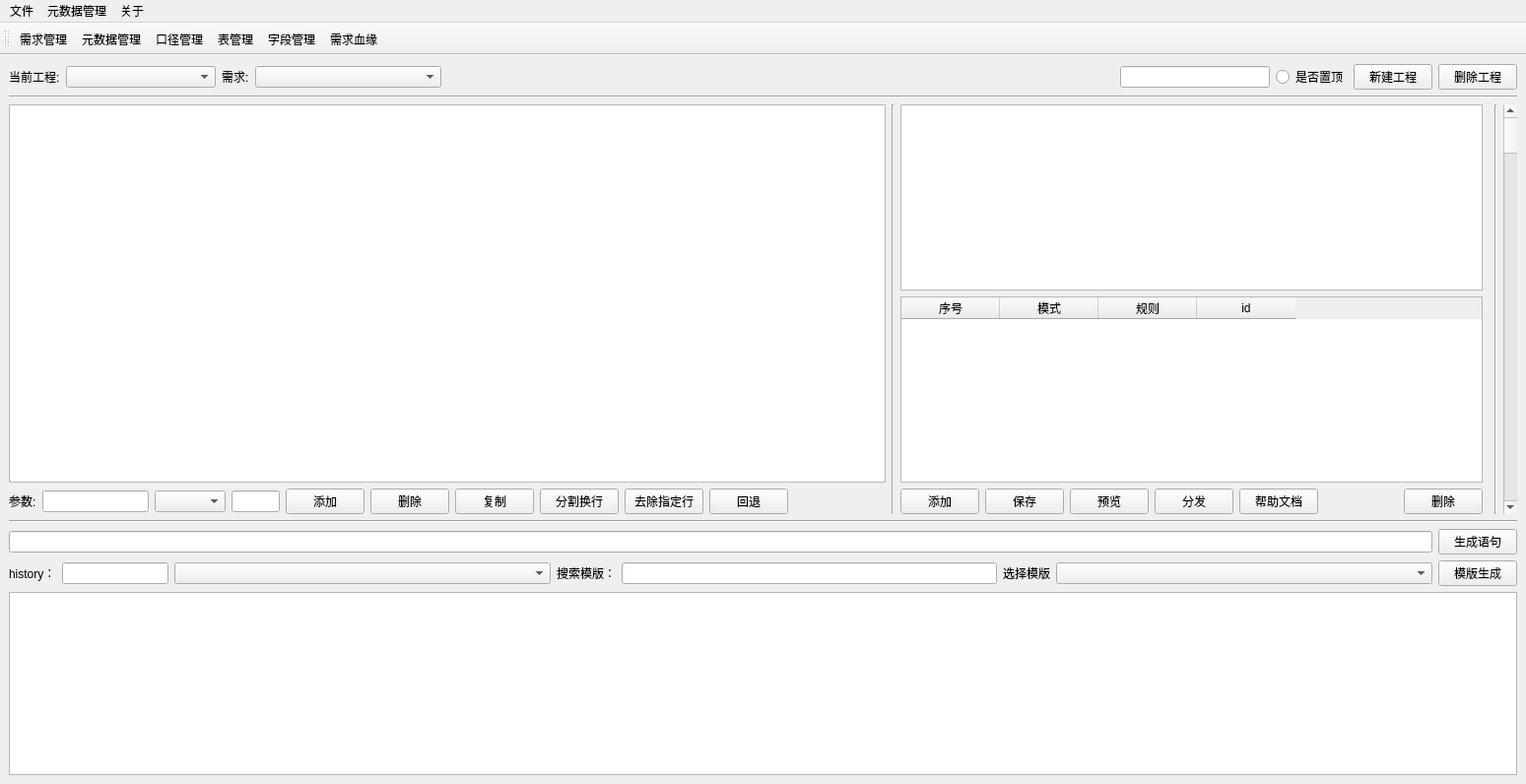
<?xml version="1.0" encoding="UTF-8"?>
<ui version="4.0">
 <class>MainWindow</class>
 <widget class="QMainWindow" name="MainWindow">
  <property name="geometry">
   <rect>
    <x>0</x>
    <y>0</y>
    <width>1549</width>
    <height>796</height>
   </rect>
  </property>
  <property name="sizePolicy">
   <sizepolicy hsizetype="Expanding" vsizetype="Expanding">
    <horstretch>0</horstretch>
    <verstretch>0</verstretch>
   </sizepolicy>
  </property>
  <property name="maximumSize">
   <size>
    <width>15777215</width>
    <height>15777215</height>
   </size>
  </property>
  <property name="windowTitle">
   <string>SQL助手</string>
  </property>
  <widget class="QWidget" name="centralwidget">
   <property name="sizePolicy">
    <sizepolicy hsizetype="Preferred" vsizetype="Preferred">
     <horstretch>0</horstretch>
     <verstretch>0</verstretch>
    </sizepolicy>
   </property>
   <property name="layoutDirection">
    <enum>Qt::LeftToRight</enum>
   </property>
   <layout class="QGridLayout" name="gridLayout">
    <item row="0" column="0">
     <layout class="QVBoxLayout" name="_2" stretch="0,0,0,0,0,0,0">
      <property name="sizeConstraint">
       <enum>QLayout::SetNoConstraint</enum>
      </property>
      <item>
       <layout class="QHBoxLayout" name="horizontalLayout_5" stretch="1,4,0,5,18,4,0,1,0">
        <item>
         <widget class="QLabel" name="label_3">
          <property name="text">
           <string>当前工程:</string>
          </property>
         </widget>
        </item>
        <item>
         <widget class="QComboBox" name="com_project_name"/>
        </item>
        <item>
         <widget class="QLabel" name="label_5">
          <property name="text">
           <string>需求:</string>
          </property>
         </widget>
        </item>
        <item>
         <widget class="QComboBox" name="com_xuqiu"/>
        </item>
        <item>
         <spacer name="horizontalSpacer_2">
          <property name="orientation">
           <enum>Qt::Horizontal</enum>
          </property>
          <property name="sizeHint" stdset="0">
           <size>
            <width>40</width>
            <height>20</height>
           </size>
          </property>
         </spacer>
        </item>
        <item>
         <widget class="QLineEdit" name="li_project_name"/>
        </item>
        <item>
         <widget class="QRadioButton" name="is_zd">
          <property name="text">
           <string>是否置顶</string>
          </property>
         </widget>
        </item>
        <item>
         <widget class="QPushButton" name="bt_add_project">
          <property name="text">
           <string>新建工程</string>
          </property>
         </widget>
        </item>
        <item>
         <widget class="QPushButton" name="bt_project_remove">
          <property name="text">
           <string>删除工程</string>
          </property>
         </widget>
        </item>
       </layout>
      </item>
      <item>
       <widget class="Line" name="line">
        <property name="orientation">
         <enum>Qt::Horizontal</enum>
        </property>
       </widget>
      </item>
      <item>
       <layout class="QHBoxLayout" name="horizontalLayout_7">
        <item>
         <layout class="QVBoxLayout" name="verticalLayout_5" stretch="0,0">
          <item>
           <widget class="QTextEdit" name="te_input"/>
          </item>
          <item>
           <layout class="QHBoxLayout" name="horizontalLayout_8" stretch="1,0,3,3,2,2,2,0,0,0,6">
            <item>
             <widget class="QLabel" name="label">
              <property name="text">
               <string>参数:</string>
              </property>
             </widget>
            </item>
            <item>
             <widget class="QLineEdit" name="search_line"/>
            </item>
            <item>
             <widget class="QComboBox" name="com_arg"/>
            </item>
            <item>
             <widget class="QLineEdit" name="li_arg"/>
            </item>
            <item>
             <widget class="QPushButton" name="bt_add_arg">
              <property name="text">
               <string>添加</string>
              </property>
             </widget>
            </item>
            <item>
             <widget class="QPushButton" name="bt_remove_arg">
              <property name="text">
               <string>删除</string>
              </property>
             </widget>
            </item>
            <item>
             <widget class="QPushButton" name="bt_copy">
              <property name="text">
               <string>复制</string>
              </property>
             </widget>
            </item>
            <item>
             <widget class="QPushButton" name="bt_split_line">
              <property name="text">
               <string>分割换行</string>
              </property>
             </widget>
            </item>
            <item>
             <widget class="QPushButton" name="bt_rm_line">
              <property name="text">
               <string>去除指定行</string>
              </property>
             </widget>
            </item>
            <item>
             <widget class="QPushButton" name="bt_back">
              <property name="text">
               <string>回退</string>
              </property>
             </widget>
            </item>
            <item>
             <spacer name="horizontalSpacer_3">
              <property name="orientation">
               <enum>Qt::Horizontal</enum>
              </property>
              <property name="sizeHint" stdset="0">
               <size>
                <width>40</width>
                <height>20</height>
               </size>
              </property>
             </spacer>
            </item>
           </layout>
          </item>
         </layout>
        </item>
        <item>
         <widget class="Line" name="line_3">
          <property name="orientation">
           <enum>Qt::Vertical</enum>
          </property>
         </widget>
        </item>
        <item>
         <layout class="QVBoxLayout" name="verticalLayout_2" stretch="5,5,1">
          <item>
           <widget class="QTextBrowser" name="te_view"/>
          </item>
          <item>
           <widget class="QTableWidget" name="ta_model_list">
            <column>
             <property name="text">
              <string>序号</string>
             </property>
            </column>
            <column>
             <property name="text">
              <string>模式</string>
             </property>
            </column>
            <column>
             <property name="text">
              <string>规则</string>
             </property>
            </column>
            <column>
             <property name="text">
              <string>id</string>
             </property>
            </column>
           </widget>
          </item>
          <item>
           <layout class="QHBoxLayout" name="horizontalLayout_4">
            <item>
             <widget class="QPushButton" name="bt_add_model">
              <property name="text">
               <string>添加</string>
              </property>
             </widget>
            </item>
            <item>
             <widget class="QPushButton" name="bt_save_model">
              <property name="text">
               <string>保存</string>
              </property>
             </widget>
            </item>
            <item>
             <widget class="QPushButton" name="bt_view">
              <property name="text">
               <string>预览</string>
              </property>
             </widget>
            </item>
            <item>
             <widget class="QPushButton" name="bt_fenfa">
              <property name="text">
               <string>分发</string>
              </property>
             </widget>
            </item>
            <item>
             <widget class="QPushButton" name="bt_help">
              <property name="text">
               <string>帮助文档</string>
              </property>
             </widget>
            </item>
            <item>
             <spacer name="horizontalSpacer">
              <property name="orientation">
               <enum>Qt::Horizontal</enum>
              </property>
              <property name="sizeHint" stdset="0">
               <size>
                <width>40</width>
                <height>20</height>
               </size>
              </property>
             </spacer>
            </item>
            <item>
             <widget class="QPushButton" name="bt_rm_model">
              <property name="text">
               <string>删除</string>
              </property>
             </widget>
            </item>
           </layout>
          </item>
         </layout>
        </item>
        <item>
         <widget class="Line" name="line_6">
          <property name="orientation">
           <enum>Qt::Horizontal</enum>
          </property>
         </widget>
        </item>
        <item>
         <widget class="Line" name="line_7">
          <property name="orientation">
           <enum>Qt::Vertical</enum>
          </property>
         </widget>
        </item>
        <item>
         <widget class="QScrollBar" name="verticalScrollBar">
          <property name="orientation">
           <enum>Qt::Vertical</enum>
          </property>
         </widget>
        </item>
       </layout>
      </item>
      <item>
       <widget class="Line" name="line_2">
        <property name="orientation">
         <enum>Qt::Horizontal</enum>
        </property>
       </widget>
      </item>
      <item>
       <layout class="QHBoxLayout" name="la_outputer">
        <item>
         <widget class="QLineEdit" name="li_complex"/>
        </item>
        <item>
         <widget class="QPushButton" name="bt_gener_sql">
          <property name="text">
           <string>生成语句</string>
          </property>
         </widget>
        </item>
       </layout>
      </item>
      <item>
       <layout class="QHBoxLayout" name="horizontalLayout" stretch="1,0,10,0,10,0,10,0">
        <property name="sizeConstraint">
         <enum>QLayout::SetFixedSize</enum>
        </property>
        <item>
         <widget class="QLabel" name="label_4">
          <property name="text">
           <string>history：</string>
          </property>
         </widget>
        </item>
        <item>
         <widget class="QLineEdit" name="search_history"/>
        </item>
        <item>
         <widget class="QComboBox" name="com_history"/>
        </item>
        <item>
         <widget class="QLabel" name="label_6">
          <property name="text">
           <string>搜索模版：</string>
          </property>
         </widget>
        </item>
        <item>
         <widget class="QLineEdit" name="search_moban"/>
        </item>
        <item>
         <widget class="QLabel" name="label_2">
          <property name="text">
           <string>选择模版</string>
          </property>
         </widget>
        </item>
        <item>
         <widget class="QComboBox" name="com_moban"/>
        </item>
        <item>
         <widget class="QPushButton" name="bt_moban">
          <property name="text">
           <string>模版生成</string>
          </property>
         </widget>
        </item>
       </layout>
      </item>
      <item>
       <widget class="QTextBrowser" name="te_printer"/>
      </item>
     </layout>
    </item>
   </layout>
  </widget>
  <widget class="QMenuBar" name="menubar">
   <property name="geometry">
    <rect>
     <x>0</x>
     <y>0</y>
     <width>1549</width>
     <height>26</height>
    </rect>
   </property>
   <widget class="QMenu" name="menu">
    <property name="title">
     <string>文件</string>
    </property>
    <addaction name="a_xqgl"/>
   </widget>
   <widget class="QMenu" name="menu_2">
    <property name="title">
     <string>关于</string>
    </property>
    <addaction name="a_gy"/>
   </widget>
   <widget class="QMenu" name="menu_3">
    <property name="title">
     <string>元数据管理</string>
    </property>
    <addaction name="a_kjgl"/>
    <addaction name="a_bgl"/>
    <addaction name="a_zdgl"/>
    <addaction name="a_rwxy"/>
   </widget>
   <addaction name="menu"/>
   <addaction name="menu_3"/>
   <addaction name="menu_2"/>
  </widget>
  <widget class="QToolBar" name="toolBar">
   <property name="windowTitle">
    <string>toolBar</string>
   </property>
   <attribute name="toolBarArea">
    <enum>TopToolBarArea</enum>
   </attribute>
   <attribute name="toolBarBreak">
    <bool>false</bool>
   </attribute>
   <addaction name="a_xqgl"/>
   <addaction name="a_ysjgl"/>
   <addaction name="a_kjgl"/>
   <addaction name="a_bgl"/>
   <addaction name="a_zdgl"/>
   <addaction name="a_rwxy"/>
  </widget>
  <action name="a_xqgl">
   <property name="text">
    <string>需求管理</string>
   </property>
   <property name="shortcut">
    <string>Ctrl+X</string>
   </property>
  </action>
  <action name="a_ysjgl">
   <property name="text">
    <string>元数据管理</string>
   </property>
   <property name="shortcut">
    <string>Ctrl+Y</string>
   </property>
  </action>
  <action name="a_gy">
   <property name="text">
    <string>SQL_HELPER</string>
   </property>
  </action>
  <action name="a_kjgl">
   <property name="text">
    <string>口径管理</string>
   </property>
   <property name="shortcut">
    <string>Ctrl+K</string>
   </property>
  </action>
  <action name="a_bgl">
   <property name="text">
    <string>表管理</string>
   </property>
   <property name="shortcut">
    <string>Ctrl+B</string>
   </property>
  </action>
  <action name="a_zdgl">
   <property name="text">
    <string>字段管理</string>
   </property>
  </action>
  <action name="a_rwxy">
   <property name="text">
    <string>需求血缘</string>
   </property>
  </action>
 </widget>
 <resources/>
 <connections/>
</ui>
